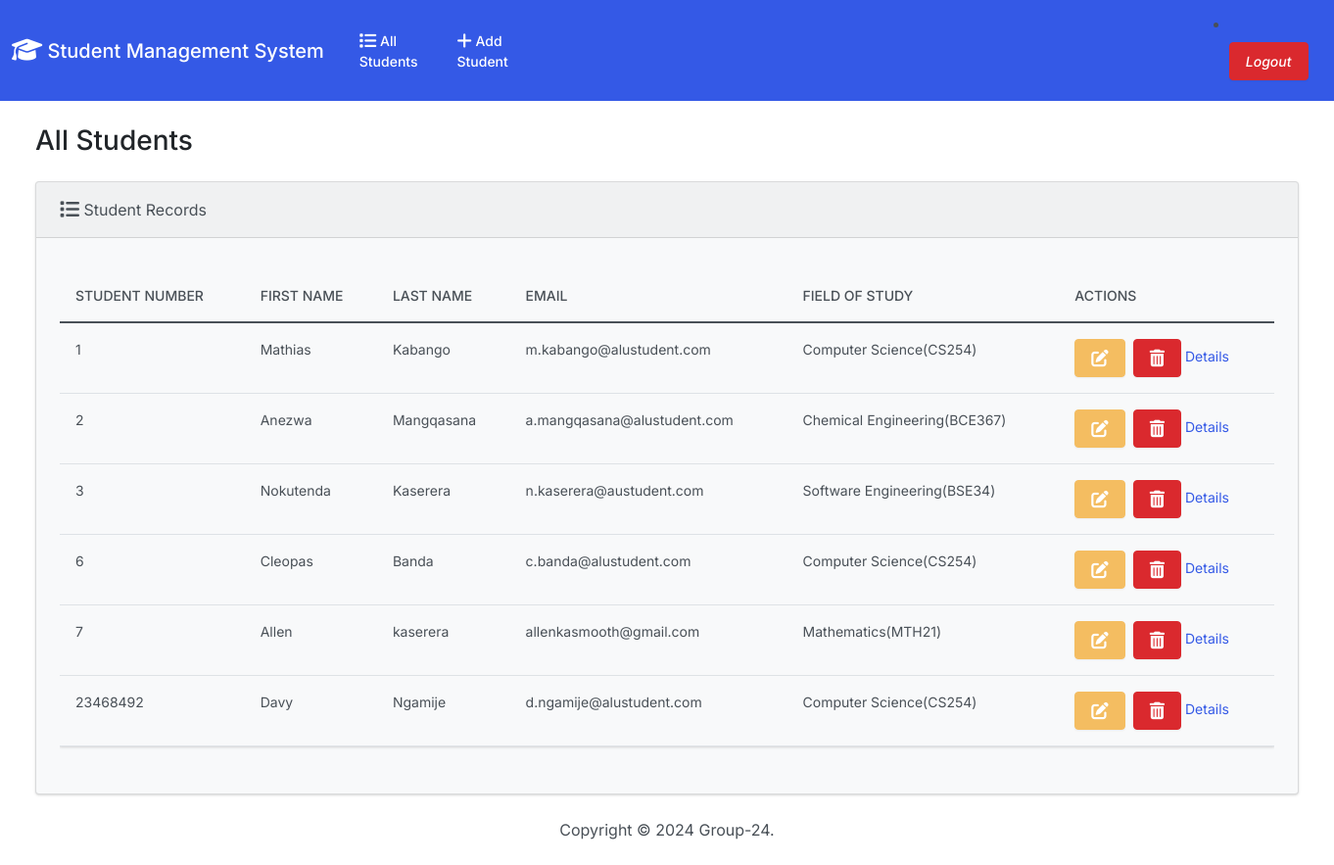
/index (signed in), run on an earlier commit of the app's database.
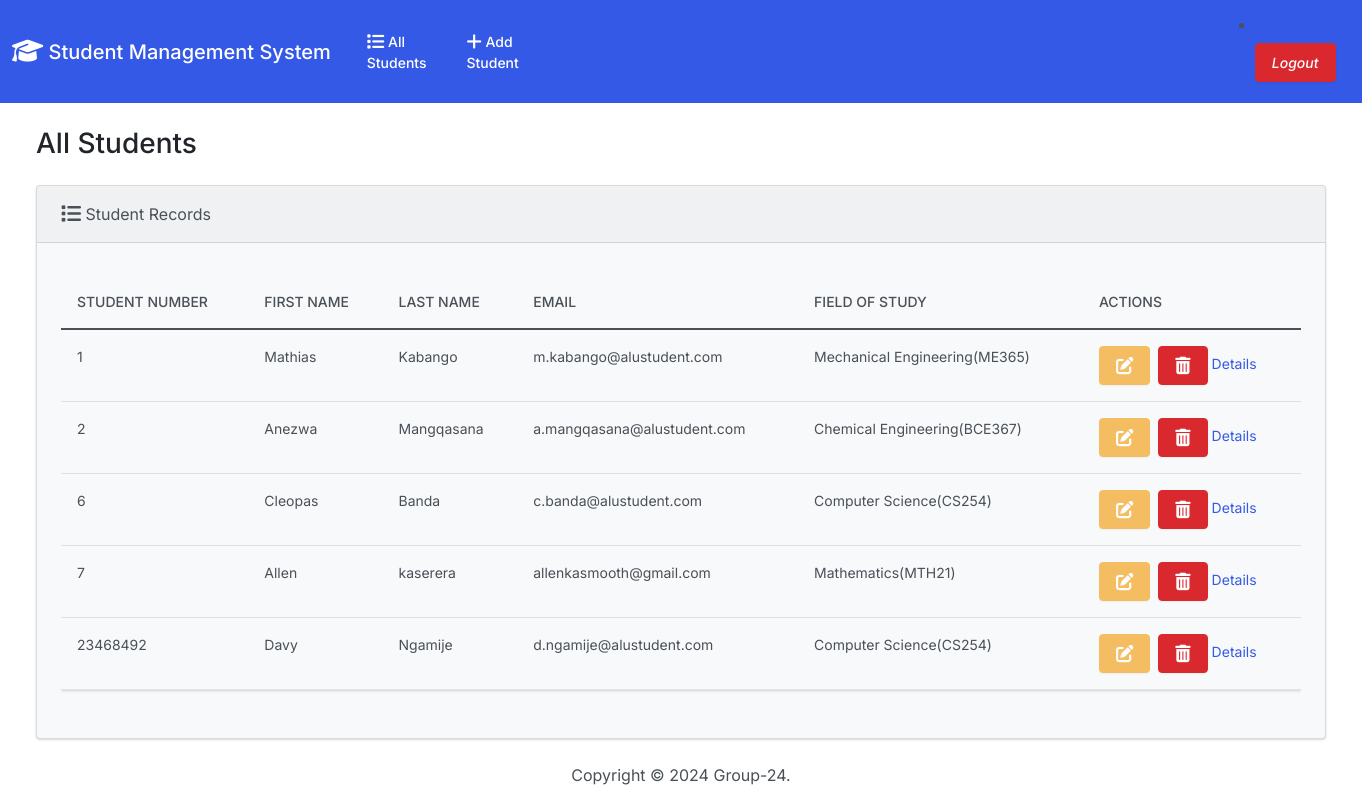
And on a later commit of the database.
### app/models.py (models this page shows, shortened)
class Student(models.Model):
   student_number = models.PositiveIntegerField(primary_key=True,auto_created=True,unique=True)
   first_name = models.CharField(max_length=256)
   last_name = models.CharField(max_length=256)
   email = models.EmailField(unique=True)
   field_of_study = models.ForeignKey(Major,on_delete=models.CASCADE,related_name='student')

class Major(models.Model):
    name = models.CharField(max_length=256)
    code = models.CharField(max_length=10)
    duration = models.PositiveIntegerField()
    def __str__(self):
        return f'{self.name}({self.code})'

### app/views.py (the view)
# urls.py: path('index',views.index,name='index'),
def index(request):
  current_user = str(request.user)
  if current_user.endswith('education.com') or request.user.is_superuser:
    context = {'students':Student.objects.all()}
    return render(request,'index.html',context)
  else:
    if current_user.endswith('student.com'):
      data = Student.objects.filter(email=current_user)
      context = {'students':data}
      return render(request,'index.html',context)

### templates/index.html (shortened to what this page needs)
{% extends "base.html" %}
{% block body %}
<h3 class="m-4">All Students</h3>
<div class="row">
  <div class="col-12">
    {% if students %}
    <div class="card bg-light ms-4 me-4 mb-4">
      <div class="card-header">
        <i class="fa-solid fa-list fa-lg"></i> Student Records
      </div>
      <div class="card-body">
        <p class="card-text">
          <div class="table-responsive">
            <table class="table table-hover">
              <thead>
                <tr>
                  <th scope="col">Student Number</th>
                  <th scope="col">First Name</th>
                  <th scope="col">Last Name</th>
                  <th scope="col">Email</th>
                  <th scope="col">Field of Study</th>
                  <th scope="col">Actions</th>
                </tr>
              </thead>
              <tbody>
                {% for student in students %}
                  <tr>
                    <a href="{% url 'details' pk=student.student_number %}">
                    <td>{{ student.student_number }}</td>
                    <td>{{ student.first_name }}</td>
                    <td>{{ student.last_name }}</td>
                    <td>{{ student.email }}</td>
                    <td>{{ student.field_of_study }}</td>
                    </a>
                    <td>
                      <a class="btn btn-warning me-1" href="{% url 'update' student.student_number %}">
                      </a>
                      <button type="button" class="btn btn-danger" data-bs-toggle="modal" data-bs-target="#delete{{student.student_number}}">
                      </button>
                      <a href="{% url 'details' pk=student.student_number %}" style="text-decoration: none;">Details</a>
                    </td>
                  </tr>
                {% endfor %}
              </tbody>
            </table>
          </div>
        </p>
      </div>
    </div>
    {% else %}
      <h5 class="alert alert-primary ms-4 me-4">No Student Records</h5>
    {% endif %}
  </div>
</div>
{% endblock %}

What changed in the data, as far as the page shows it:
removed Student: student_number "3", first_name "Nokutenda", last_name "Kaserera", email "n.kaserera@austudent.com", field_of_study "Software Engineering(BSE34)"
changed Student "Mathias": field_of_study "Computer Science(CS254)" → "Mechanical Engineering(ME365)"
